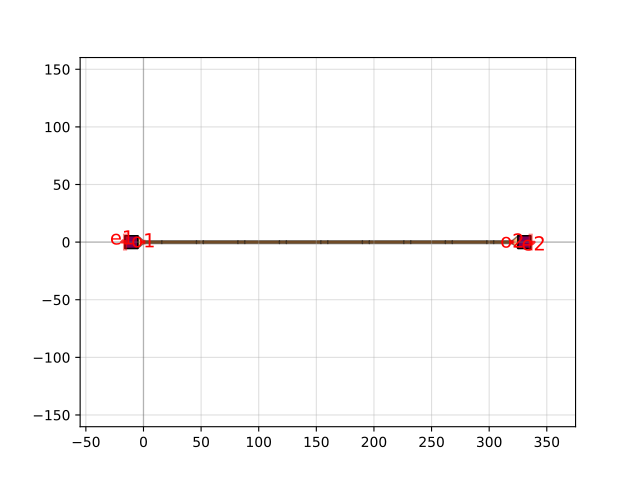

Write the Python code that produced this figure.
import gdsfactory as gf

c = gf.components.straight_heater_metal(length=320.0, length_undercut_spacing=6.0, length_undercut=30.0, length_straight_input=15.0, heater_width=2.5, cross_section_heater='heater_metal', cross_section_waveguide_heater='strip_heater_metal', cross_section_heater_undercut='strip_heater_metal_undercut', with_undercut=False, port_orientation1=180, port_orientation2=0, heater_taper_length=5.0)
c.plot()
